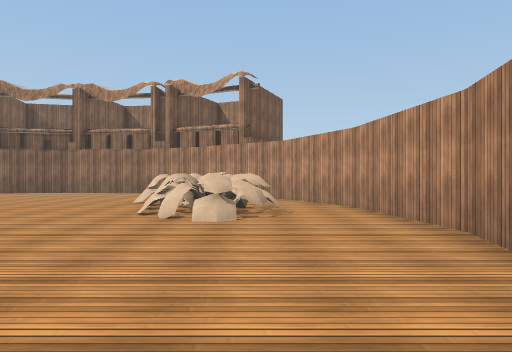
view 1 (above)

12 first-person views from a walk through a scene from a Unity 3-D project. The camera is 1.2 m above the floor, looks level and sees 70° across. The floor is counted in squares, 2 m on a side. Each view is taken from the middle of a square. On the plan, view 1 faces up. The plan holds only what a view shows up to about 10 squares ahead; the rest is blank. The place goes on beyond the plan. The player character is not drawn. Some animated figures are not drawn. Surface patterns are stand-ins for the level's own textures.

view 2
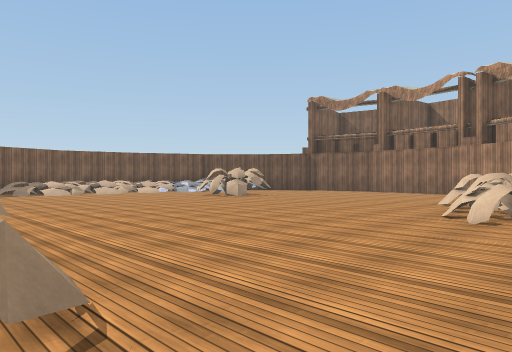

view 3
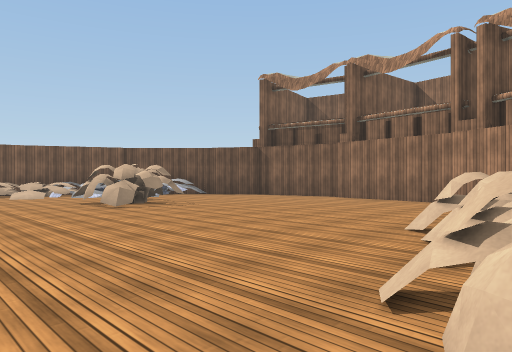

view 4
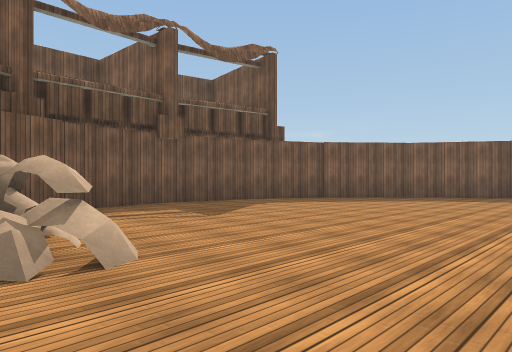

view 5
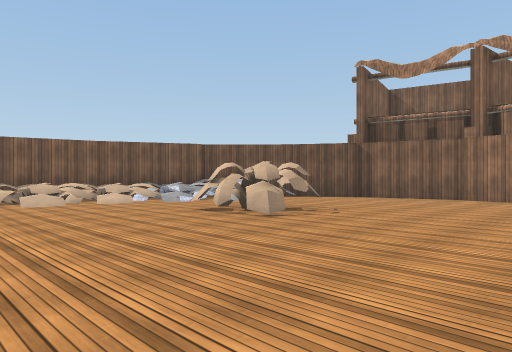

view 6
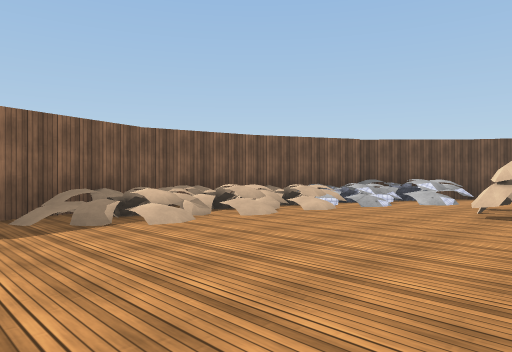

view 7
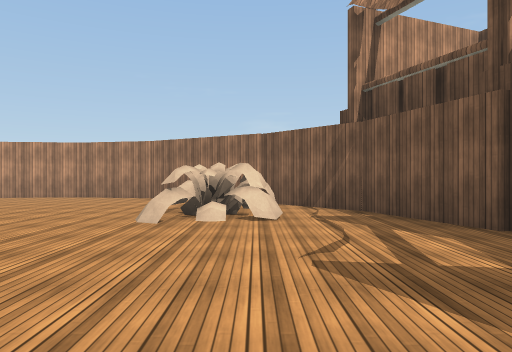

view 8
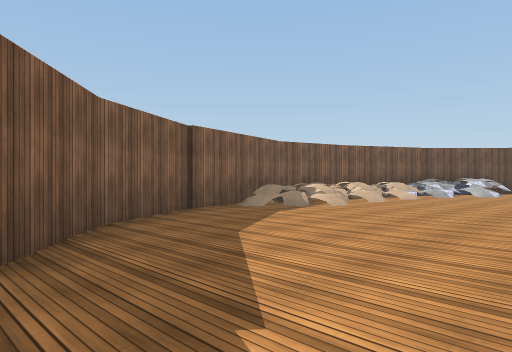

view 9
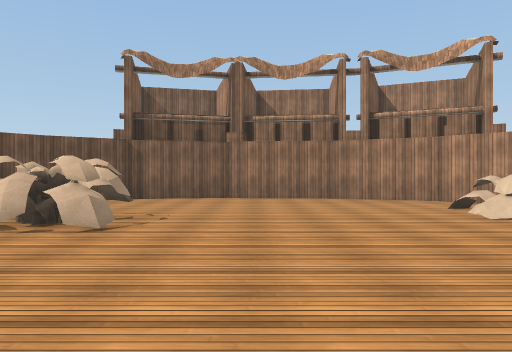

view 10
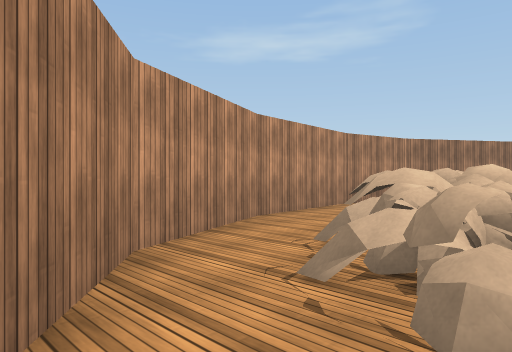

view 11
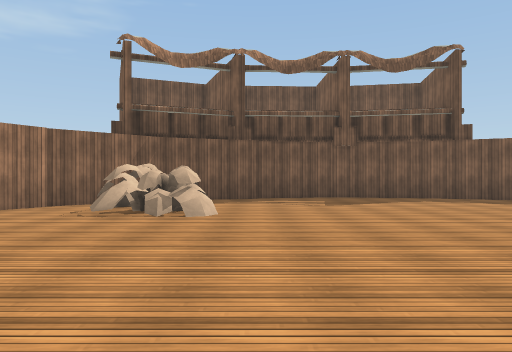

view 12
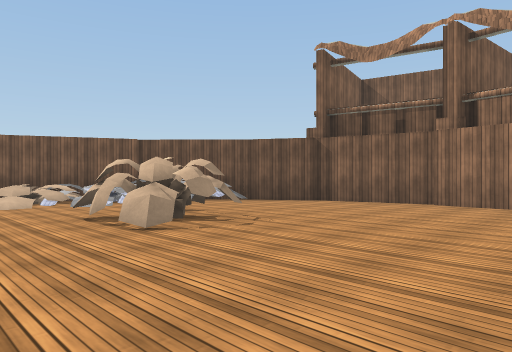

### Floor plan
Key: @ floor where view 1 was taken; # wall or solid block; . floor; / step, stairs or slope; O other object.
Columns run from 15 left of view 1 to 3 right of it. Each row starts with its distance up from view 1.
 13      #########
 12    ###.......##
 11    #/.........###
 10   ##/......../..#
  9   #//......../O.##
  8  O//..OO.....OO..#
  7  O /..OO......OO.#
  6 #///..........OO.##
  5 #O//..........O...#
  4 #///..............#
  3 #///.............##
  2 ##/..............#
  1  #...............#
  0  #..........OO.@##
 -1  ##.........OO.##
 -2   ##...........#
 -3    ##........###
 -4     ##########

Where each view was taken, in squares from view 1:
view 1: 0 up, 0 right, facing up
view 2: 0 up, 0 right, facing up-left
view 3: 4 up, 1 left, facing up-left
view 4: 3 up, 2 left, facing down-left
view 5: 3 up, 4 left, facing up-left
view 6: 1 up, 8 left, facing up-left
view 7: 1 down, 8 left, facing right
view 8: 3 down, 8 left, facing up-left
view 9: 3 up, 6 left, facing up
view 10: 11 up, 2 left, facing down-right
view 11: 6 up, 4 left, facing down
view 12: 5 up, 4 left, facing up-left
